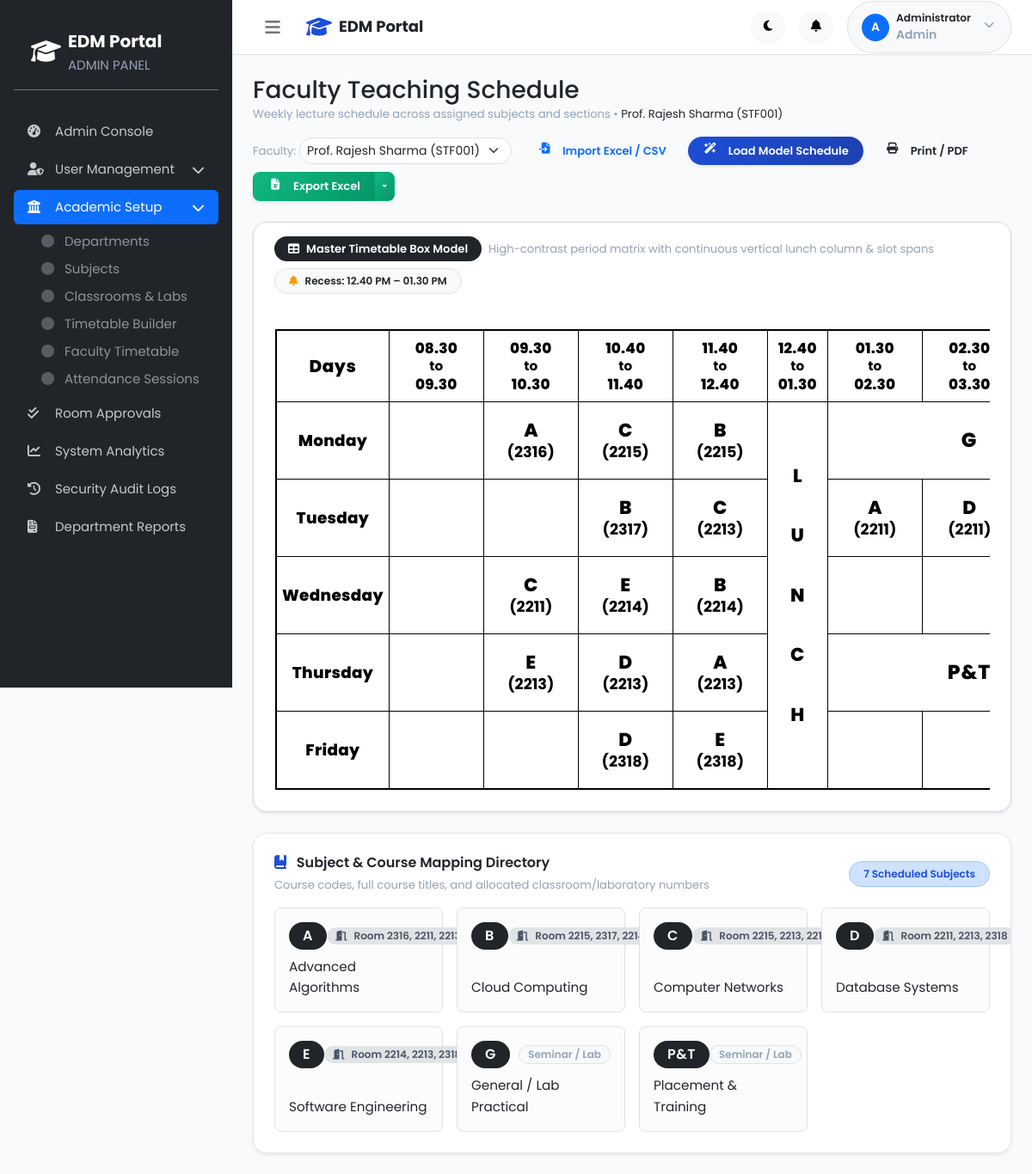
The page /staff/timetable.php (signed in) on the database its author committed.
### tables this page shows
CREATE TABLE `staff` (
  `id` int(10) UNSIGNED NOT NULL,
  `user_id` int(10) UNSIGNED NOT NULL,
  `staff_code` varchar(30) NOT NULL,
  `first_name` varchar(60) NOT NULL,
  `last_name` varchar(60) NOT NULL,
  `date_of_birth` date DEFAULT NULL,
  `gender` enum('male','female','other') DEFAULT NULL,
  `phone` varchar(20) DEFAULT NULL,
  `address` text DEFAULT NULL,
  `department_id` int(10) UNSIGNED NOT NULL,
  `designation` varchar(80) DEFAULT NULL,
  `qualification` varchar(150) DEFAULT NULL,
  `specialization` varchar(150) DEFAULT NULL,
  `join_date` date DEFAULT NULL,
  `created_at` timestamp NOT NULL DEFAULT current_timestamp(),
  `updated_at` timestamp NOT NULL DEFAULT current_timestamp() ON UPDATE current_timestamp()
);

CREATE TABLE `timetable` (
  `id` int(10) UNSIGNED NOT NULL,
  `department_id` int(10) UNSIGNED NOT NULL,
  `semester` tinyint(3) UNSIGNED NOT NULL,
  `section` varchar(20) DEFAULT 'Batch A',
  `day_of_week` enum('Monday','Tuesday','Wednesday','Thursday','Friday','Saturday') NOT NULL,
  `period_number` tinyint(3) UNSIGNED NOT NULL,
  `start_time` time NOT NULL,
  `end_time` time NOT NULL,
  `subject_id` int(10) UNSIGNED NOT NULL,
  `staff_id` int(10) UNSIGNED DEFAULT NULL,
  `classroom_id` int(10) UNSIGNED DEFAULT NULL,
  `academic_year` varchar(20) NOT NULL,
  `created_at` timestamp NOT NULL DEFAULT current_timestamp(),
  `updated_at` timestamp NOT NULL DEFAULT current_timestamp() ON UPDATE current_timestamp()
);

CREATE TABLE `subjects` (
  `id` int(10) UNSIGNED NOT NULL,
  `code` varchar(20) NOT NULL,
  `name` varchar(150) NOT NULL,
  `department_id` int(10) UNSIGNED NOT NULL,
  `semester` tinyint(3) UNSIGNED NOT NULL,
  `credits` tinyint(3) UNSIGNED DEFAULT 3,
  `type` enum('theory','lab','elective') NOT NULL DEFAULT 'theory',
  `staff_id` int(10) UNSIGNED DEFAULT NULL,
  `status` enum('active','inactive') NOT NULL DEFAULT 'active',
  `created_at` timestamp NOT NULL DEFAULT current_timestamp(),
  `updated_at` timestamp NOT NULL DEFAULT current_timestamp() ON UPDATE current_timestamp()
);

CREATE TABLE `classrooms` (
  `id` int(10) UNSIGNED NOT NULL,
  `room_number` varchar(20) NOT NULL,
  `building` varchar(80) DEFAULT NULL,
  `building_name` varchar(80) DEFAULT NULL,
  `floor` varchar(20) DEFAULT NULL,
  `capacity` smallint(5) UNSIGNED NOT NULL DEFAULT 60,
  `type` enum('lecture','lab','seminar','smart') NOT NULL DEFAULT 'lecture',
  `latitude` decimal(10,7) DEFAULT NULL,
  `longitude` decimal(10,7) DEFAULT NULL,
  `has_projector` tinyint(1) NOT NULL DEFAULT 0,
  `has_ac` tinyint(1) NOT NULL DEFAULT 0,
  `has_smart_board` tinyint(1) NOT NULL DEFAULT 0,
  `status` enum('available','maintenance','reserved') NOT NULL DEFAULT 'available',
  `created_at` timestamp NOT NULL DEFAULT current_timestamp(),
  `updated_at` timestamp NOT NULL DEFAULT current_timestamp() ON UPDATE current_timestamp()
);

### staff/timetable.php (the view, shortened to what the rows shown need)
<?php
$userRole = getCurrentUserRole();
$isAdmin = ($userRole === ROLE_ADMIN);
$db = getDB();
if ($isAdmin) {
    $allStaff = $db->query("
        SELECT st.id, st.staff_code, st.first_name, st.last_name, d.code AS dept_code
        FROM staff st
        JOIN departments d ON st.department_id = d.id
        ORDER BY st.first_name ASC
    ")->fetchAll();
    $currentStaffId = isset($_GET['staff_id']) ? (int)$_GET['staff_id'] : (isset($_POST['staff_id']) ? (int)$_POST['staff_id'] : ($allStaff[0]['id'] ?? 0));
} else {
    $currentStaffId = $_SESSION['role_id'] ?? 0;
}
$currentStaff = null;
if ($currentStaffId > 0) {
    $stfStmt = $db->prepare("
        SELECT s.*, d.name AS dept_name, d.code AS dept_code
        FROM staff s
        JOIN departments d ON s.department_id = d.id
        WHERE s.id = ?
    ");
    $stfStmt->execute([$currentStaffId]);
    $currentStaff = $stfStmt->fetch();
}
$ttStmt = $db->prepare("
    SELECT tt.*, sub.code AS subject_code, sub.name AS subject_name, c.room_number, d.code AS dept_code
    FROM timetable tt
    JOIN subjects sub ON tt.subject_id = sub.id
    JOIN departments d ON tt.department_id = d.id
    LEFT JOIN classrooms c ON tt.classroom_id = c.id
    WHERE tt.staff_id = ?
    ORDER BY FIELD(tt.day_of_week, 'Monday', 'Tuesday', 'Wednesday', 'Thursday', 'Friday', 'Saturday'), tt.period_number ASC
");
$ttStmt->execute([$currentStaffId]);
$timetable = $ttStmt->fetchAll();
$days = ['Monday', 'Tuesday', 'Wednesday', 'Thursday', 'Friday'];
$grid = [];
foreach ($timetable as $t) {
    $grid[$t['day_of_week']][$t['period_number']] = $t;
}
require_once __DIR__ . '/../includes/header.php';
?>
<div class="d-flex" id="wrapper">
    <div id="page-content-wrapper" class="w-100">
        <div class="container-fluid p-4">
                   <div class="d-flex justify-content-between align-items-center mb-4 flex-wrap gap-3">
                <div>
                    <h1 class="h3 font-weight-bold text-dark mb-0">Faculty Teaching Schedule</h1>
                    <p class="text-muted small mb-0">
                        Weekly lecture schedule across assigned subjects and sections
                        <?php if ($currentStaff): ?>
                            • <span class="text-dark font-weight-600">Prof. <?= htmlspecialchars($currentStaff['first_name'] . ' ' . $currentStaff['last_name']) ?> (<?= htmlspecialchars($currentStaff['staff_code']) ?>)</span>
                        <?php endif; ?>
                    </p>
                </div>
            </div>
            <div class="card border-0 shadow-sm timetable-box-card mb-4" style="border-radius: 16px; overflow: hidden; background: #ffffff;">
                <div class="card-body p-3 p-md-4 pt-1">
                    <div class="table-responsive timetable-table-wrapper">
                        <table class="table timetable-box-table align-middle text-center mb-0" id="facultyTimetableGrid">
                            <thead>
                                <tr>
                                    <th class="tt-days-head">Days</th>
                                    <th class="tt-period-head">
                                        <div class="time-header-box">
                                            <span class="t-top">08.30</span>
                                            <span class="t-mid">to</span>
                                            <span class="t-bot">09.30</span>
                                        </div>
                                    </th>
                                    <th class="tt-period-head">
                                        <div class="time-header-box">
                                            <span class="t-top">09.30</span>
                                            <span class="t-mid">to</span>
                                            <span class="t-bot">10.30</span>
                                        </div>
                                    </th>
                                    <th class="tt-period-head">
                                        <div class="time-header-box">
                                            <span class="t-top">10.40</span>
                                            <span class="t-mid">to</span>
                                            <span class="t-bot">11.40</span>
                                        </div>
                                    </th>
                                    <th class="tt-period-head">
                                        <div class="time-header-box">
                                            <span class="t-top">11.40</span>
                                            <span class="t-mid">to</span>
                                            <span class="t-bot">12.40</span>
                                        </div>
                                    </th>
                                    <th class="tt-lunch-head">
                                        <div class="time-header-box">
                                            <span class="t-top">12.40</span>
                                            <span class="t-mid">to</span>
                                            <span class="t-bot">01.30</span>
                                        </div>
                                    </th>
                                    <th class="tt-period-head">
                                        <div class="time-header-box">
                                            <span class="t-top">01.30</span>
                                            <span class="t-mid">to</span>
                                            <span class="t-bot">02.30</span>
                                        </div>
                                    </th>
                                    <th class="tt-period-head">
                                        <div class="time-header-box">
                                            <span class="t-top">02.30</span>
                                            <span class="t-mid">to</span>
                                            <span class="t-bot">03.30</span>
                                        </div>
                                    </th>
                                </tr>
                            </thead>
                            <tbody>
                                <?php
                                $dayIndex = 0;
                                foreach ($days as $day):
                                ?>
                                    <tr>
                                        <td class="day-cell align-middle text-center"><?= $day ?></td>
                                        <?php
                                        $p = 1;
                                        while ($p <= 7):
                                            if ($p == 5):
                                                if ($dayIndex === 0): ?>
                                                    <td rowspan="<?= count($days) ?>" class="lunch-cell align-middle text-center" title="Lunch Break (12.40 to 01.30)">
                                                        <div class="lunch-stack">
                                                            <span class="lunch-letter">L</span>
                                                            <span class="lunch-letter">U</span>
                                                            <span class="lunch-letter">N</span>
                                                            <span class="lunch-letter">C</span>
                                                            <span class="lunch-letter">H</span>
                                                        </div>
                                                    </td>
                                                <?php endif;
                                            endif;
                                            if (isset($grid[$day][$p])):
                                                $slot = $grid[$day][$p];
                                                $maxP = ($p <= 4) ? 4 : 7;
                                                $span = 1;
                                                for ($nextP = $p + 1; $nextP <= $maxP; $nextP++) {
                                                    if (isset($grid[$day][$nextP]) &&
                                                        ($grid[$day][$nextP]['subject_code'] ?? '') === ($slot['subject_code'] ?? '') &&
                                                        ($grid[$day][$nextP]['room_number'] ?? '') === ($slot['room_number'] ?? '')) {
                                                        $span++;
                                                    } else {
                                                        break;
                                                    }
                                                }
                                                if ($span > 1): ?>
                                                    <td colspan="<?= $span ?>" class="slot-cell align-middle text-center <?= $span >= 3 ? 'slot-wide-span' : '' ?>" title="<?= htmlspecialchars($slot['subject_name'] ?? $slot['subject_code']) ?><?= !empty($slot['room_number']) ? ' - Room ' . htmlspecialchars($slot['room_number']) : '' ?>">
                                                        <div class="slot-box">
                                                            <div class="slot-code"><?= htmlspecialchars($slot['subject_code']) ?></div>
                                                        </div>
                                                    </td>
                                                    <?php
                                                    $p += $span;
                                                else: ?>
                                                    <td class="slot-cell align-middle text-center" title="<?= htmlspecialchars($slot['subject_name'] ?? $slot['subject_code']) ?><?= !empty($slot['room_number']) ? ' - Room ' . htmlspecialchars($slot['room_number']) : '' ?>">
                                                        <div class="slot-box">
                                                            <div class="slot-code"><?= htmlspecialchars($slot['subject_code']) ?></div>
                                                            <?php if (!empty($slot['room_number'])): ?>
                                                                <div class="slot-room">(<?= htmlspecialchars($slot['room_number']) ?>)</div>
                                                            <?php endif; ?>
                                                        </div>
                                                    </td>
                                                    <?php
                                                    $p++;
                                                endif;
                                            else: ?>
                                                <td class="slot-cell slot-empty align-middle text-center"></td>
                                                <?php
                                                $p++;
                                            endif;
                                        endwhile;
                                        $dayIndex++;
                                        ?>
                                    </tr>
                                <?php endforeach; ?>
                            </tbody>
                        </table>
                    </div>
                </div>
            </div>
        </div>
    </div>
</div>
<?php require_once __DIR__ . '/../includes/footer.php'; ?>

### rows shown on the page
staff: first_name+last_name "Rajesh Sharma", staff_code "STF001"
timetable: subject.code "A", classroom.room_number "2316"
timetable: subject.code "C", classroom.room_number "2215"
timetable: subject.code "B", classroom.room_number "2215"
timetable: subject.code "G"
timetable: subject.code "B", classroom.room_number "2317"
timetable: subject.code "C", classroom.room_number "2213"
timetable: subject.code "A", classroom.room_number "2211"
timetable: subject.code "D", classroom.room_number "2211"
timetable: subject.code "C", classroom.room_number "2211"
timetable: subject.code "E", classroom.room_number "2214"
timetable: subject.code "B", classroom.room_number "2214"
timetable: subject.code "E", classroom.room_number "2213"
timetable: subject.code "D", classroom.room_number "2213"
timetable: subject.code "A", classroom.room_number "2213"
timetable: subject.code "P&T"
timetable: subject.code "D", classroom.room_number "2318"
timetable: subject.code "E", classroom.room_number "2318"

### other values the page prints
$currentRole "ADMIN"
$item['label'] "Admin Console"
$item['label'] "User Management"
$item['label'] "Academic Setup"
$child['label'] "Departments"
$child['label'] "Subjects"
$child['label'] "Classrooms & Labs"
$child['label'] "Timetable Builder"
$child['label'] "Faculty Timetable"
$child['label'] "Attendance Sessions"
$item['label'] "Room Approvals"
$item['label'] "System Analytics"
$item['label'] "Security Audit Logs"
$item['label'] "Department Reports"
substr($userName, 0, 1) "A"
